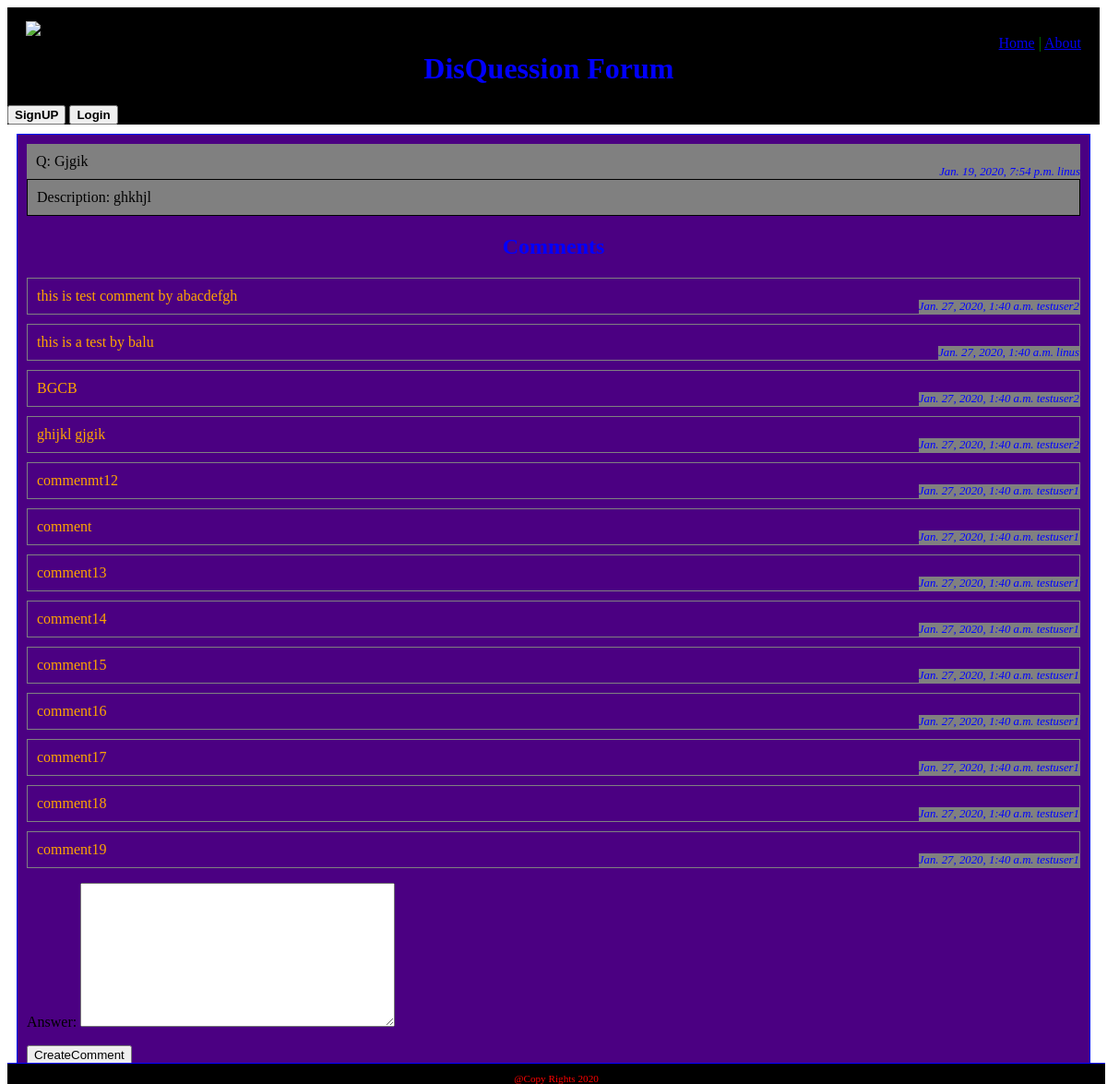
Page /article/detail/gjgik on the committed database.
### article/models.py (models this page shows, shortened)
class Article(models.Model):
    title = models.CharField(max_length=100)
    description = models.TextField()
    slug = models.SlugField()
    publish_date = models.DateTimeField(auto_now_add=True)
    author = models.ForeignKey(User, on_delete=models.CASCADE, default=None)

### comment/models.py (models this page shows)
class Comment(models.Model):
    article = models.ForeignKey(Article, on_delete=models.CASCADE, default=None)
    owner = models.ForeignKey(User, on_delete=models.CASCADE,default=None)
    answer = models.TextField()
    published_at = models.DateTimeField(auto_now_add=True, blank=True)

### article/views.py (the view)
# urls.py: path('detail/<title>',detailed_article, name='detail')
def detailed_article(request, title):
    detailed_article = Article.objects.get(title=title)
    comments = cModels.Comment.objects.filter(article=detailed_article)
    cform = cForms.CommentCreationForm()
    context = {
        'detailed_article': detailed_article,
        'comments': comments,
        'cform':cform
    }
    return render(request, 'article/detail.html', context)

### comment/forms.py
class CommentCreationForm(forms.ModelForm):
    class Meta:
        model = Comment
        fields = ('answer',)

### article/templates/article/detail.html (shortened to what this page needs)
{% extends 'base.html' %}
{% load static %}
{% block head %}
<link rel="stylesheet" href="{% static 'css/detail.css' %}">
{% endblock %}
{% block content %}
<div class="detail">
    <div class="title">
        Q: {{detailed_article.title|title}}
        <div class="otherDeatil">
        {{detailed_article.publish_date}}
        {{detailed_article.author}}
    </div>
    </div>
    <div class="description">
        Description: {{detailed_article.description}}
    </div>
    <h2>Comments</h2>
    <div class="comments">
        {% for comment in comments %}
        <div class="comment">
            {{comment.answer}}
            <div class="owner">
                {{comment.published_at}}
                {{comment.owner}}</div>
        </div>
    {% endfor %}
    </div>
    <form method="get" action="{% url 'comment:create' %}">
        {{cform.as_p}}
        <input type="submit" value="CreateComment">
    </form>
</div>
{% endblock %}

### static/css/master.css (style rules this page uses)
body { background-color: white; }

### article/static/css/detail.css (style rules this page uses)
.detail { margin : 10px }
.title { border : 1px black; background-color : gray; padding : 10px; position : relative }
.description { border : 1px solid black; background-color : gray; padding : 10px; }
.otherDeatil, .owner { float : right; background-color : gray; position:absolute; right : 0; bottom : 0; margin:0; font-size : 0.8em; font-style : italic; color : blue }
h2 { text-align : center ; color : blue }
.comment { border : 1px solid gray; padding : 10px; margin-top : 10px; position : relative; color : orange }

### rows in the picture
Article: title "Gjgik", publish_date "Jan. 19, 2020, 7:54 p.m.", author "linus", description "ghkhjl"
Comment: answer "this is test comment by abacdefgh", published_at "Jan. 27, 2020, 1:40 a.m.", owner "testuser2"
Comment: answer "this is a test by balu", published_at "Jan. 27, 2020, 1:40 a.m.", owner "linus"
Comment: answer "BGCB", published_at "Jan. 27, 2020, 1:40 a.m.", owner "testuser2"
Comment: answer "ghijkl gjgik", published_at "Jan. 27, 2020, 1:40 a.m.", owner "testuser2"
Comment: answer "commenmt12", published_at "Jan. 27, 2020, 1:40 a.m.", owner "testuser1"
Comment: answer "comment", published_at "Jan. 27, 2020, 1:40 a.m.", owner "testuser1"
Comment: answer "comment13", published_at "Jan. 27, 2020, 1:40 a.m.", owner "testuser1"
Comment: answer "comment14", published_at "Jan. 27, 2020, 1:40 a.m.", owner "testuser1"
Comment: answer "comment15", published_at "Jan. 27, 2020, 1:40 a.m.", owner "testuser1"
Comment: answer "comment16", published_at "Jan. 27, 2020, 1:40 a.m.", owner "testuser1"
Comment: answer "comment17", published_at "Jan. 27, 2020, 1:40 a.m.", owner "testuser1"
Comment: answer "comment18", published_at "Jan. 27, 2020, 1:40 a.m.", owner "testuser1"
Comment: answer "comment19", published_at "Jan. 27, 2020, 1:40 a.m.", owner "testuser1"
